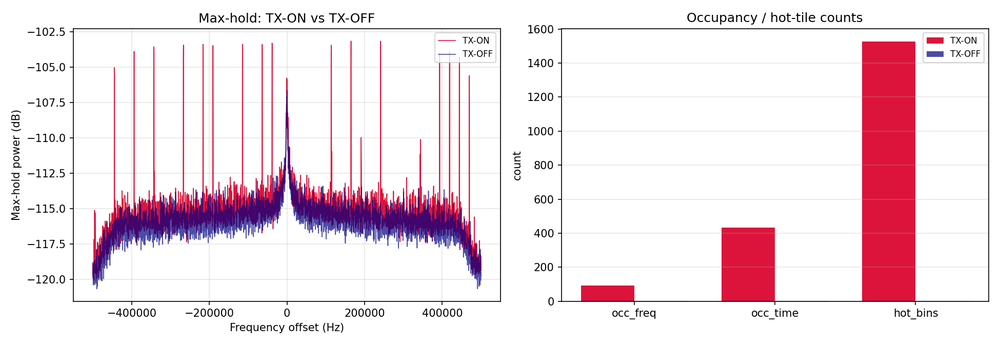
#> input picture hardware/artifacts/lr1121_signal_detected_repeatability_20260604/run1_000358/run1_comparison.png, 1000 x 346 px, shrunk from 1950 x 675 before the run
$ python generate_hw_detection_summary.py
#> lines starting #> are read from the running program, lines starting #| are printed output that depends on the picture
#!/usr/bin/env python3
"""Generate Fig. 6 detection-summary hardware evidence from curated artifacts."""

from __future__ import annotations

import json
from pathlib import Path

import matplotlib

matplotlib.use("Agg")
import matplotlib.image as mpimg
import matplotlib.pyplot as plt
import numpy as np


ROOT = Path(__file__).resolve().parents[3]
PAPER_HW = ROOT / "paper" / "figures" / "hardware"
ART = ROOT / "hardware" / "artifacts" / "lr1121_signal_detected_repeatability_20260604"
RUN1 = ART / "run1_000358"

COMPARISON = RUN1 / "run1_comparison.png"
REPEATABILITY_JSON = ART / "repeatability_summary.json"
OUT_STEM = PAPER_HW / "fig_hw_lrfhss_detection_summary"


plt.rcParams.update(
    {
        "font.family": "serif",
        "font.serif": ["Times New Roman", "Times", "DejaVu Serif"],
        "font.size": 9.0,
        "axes.titlesize": 9.0,
        "axes.labelsize": 8.5,
        "xtick.labelsize": 7.6,
        "ytick.labelsize": 7.6,
        "legend.fontsize": 7.3,
        "figure.dpi": 180,
        "savefig.dpi": 300,
        "savefig.bbox": "tight",
    }
)


def crop_comparison_left(img: np.ndarray) -> np.ndarray:
    h, w = img.shape[:2]
#> h = 346; w = 1000
    return img[52 : h - 10, 0 : int(w * 0.515)]
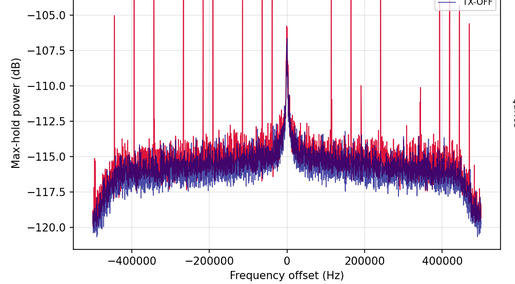
#> returned value: shape (284, 515, 4) float32; mean of channels 0, 1, 2, 3 0.914, 0.863, 0.902, 1; drawn as R, G, B


def add_panel_label(ax, text: str) -> None:
    ax.text(
        0.018,
        0.982,
        text,
        transform=ax.transAxes,
        ha="left",
        va="top",
        fontsize=10.0,
        fontweight="bold",
        bbox=dict(
            facecolor="white",
            edgecolor="0.75",
            linewidth=0.5,
            alpha=0.96,
            boxstyle="round,pad=0.18",
        ),
    )


def load_repeatability():
#> (the run stopped early here; a loop or call above may not have finished)

$ run again, with hardware/artifacts/lr1121_signal_detected_repeatability_20260604/run1_000358/run1_off_maxhold.png copied over hardware/artifacts/lr1121_signal_detected_repeatability_20260604/run1_000358/run1_comparison.png
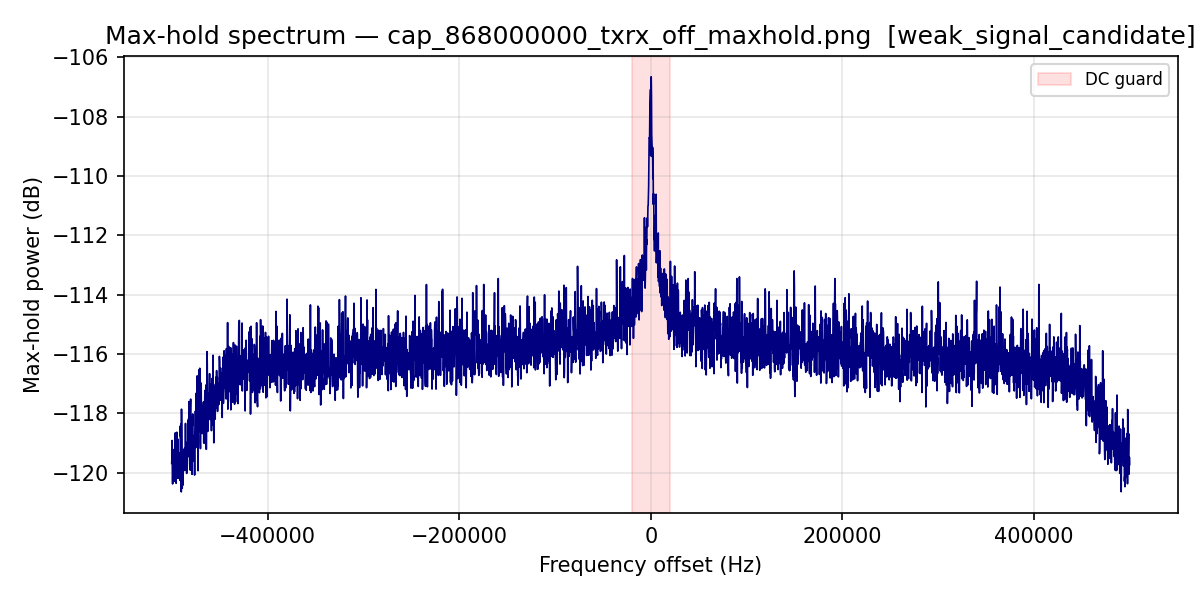
#> input picture hardware/artifacts/lr1121_signal_detected_repeatability_20260604/run1_000358/run1_off_maxhold.png, 1200 x 600 px
#> h = 600; w = 1200
#> in crop_comparison_left, `return img[52 : h - 10, 0 : int(w * 0.515)]`:
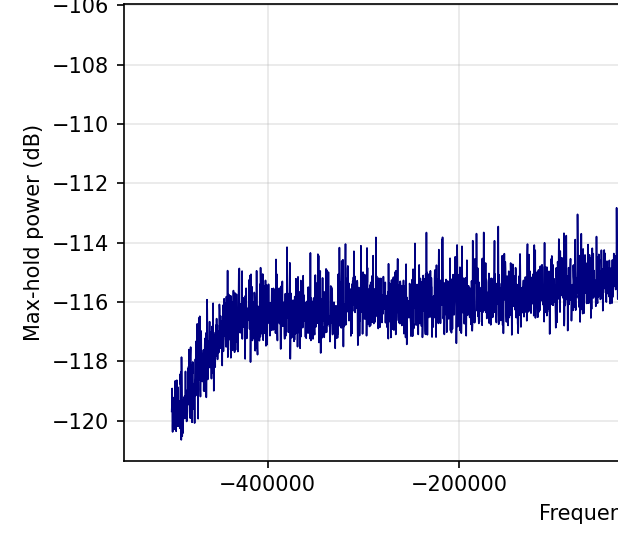
#> returned value: shape (538, 618, 4) float32; mean of channels 0, 1, 2, 3 0.9, 0.9, 0.939, 1; drawn as R, G, B

$ run again, with hardware/artifacts/lr1121_signal_detected_repeatability_20260604/run1_000358/run1_off_maxhold_quick.png copied over hardware/artifacts/lr1121_signal_detected_repeatability_20260604/run1_000358/run1_comparison.png
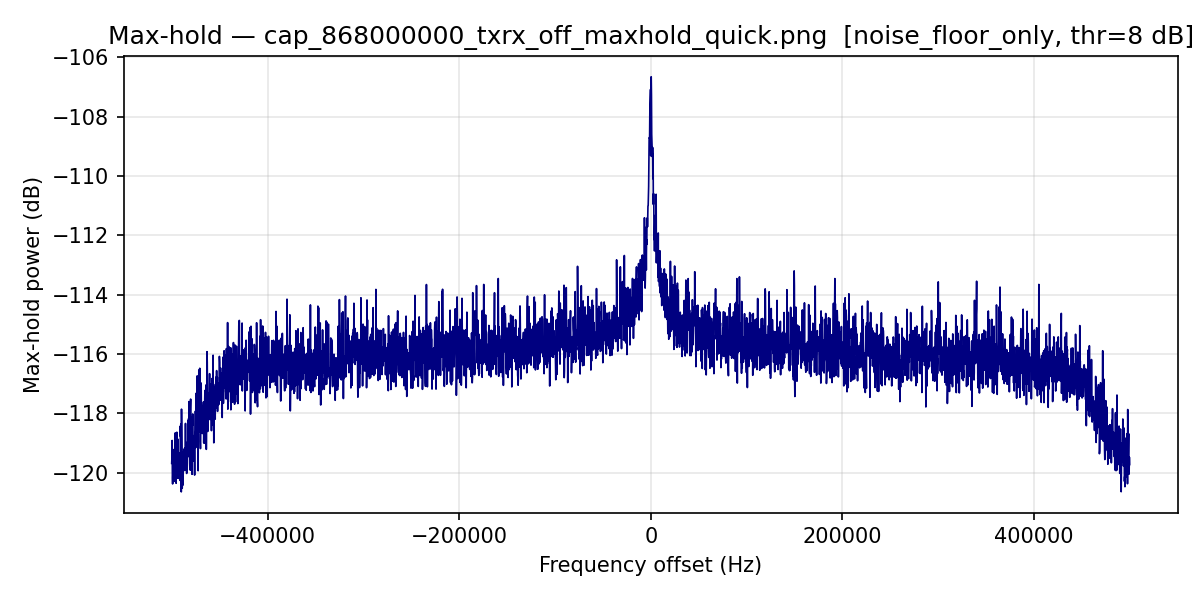
#> input picture hardware/artifacts/lr1121_signal_detected_repeatability_20260604/run1_000358/run1_off_maxhold_quick.png, 1200 x 600 px
#> h = 600; w = 1200
#> in crop_comparison_left, `return img[52 : h - 10, 0 : int(w * 0.515)]`:
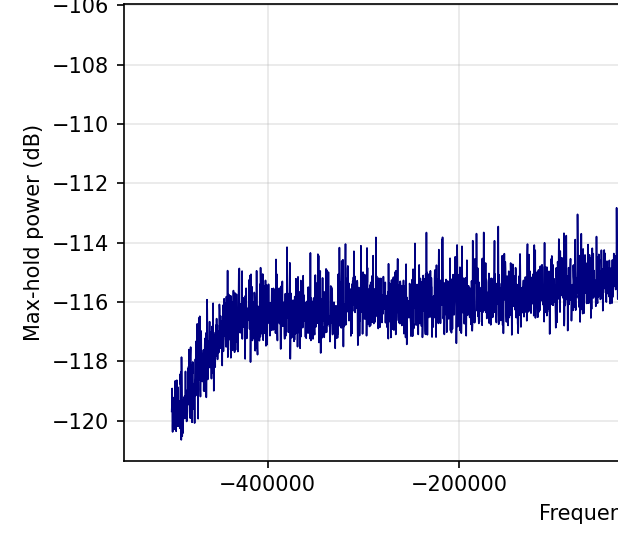
#> returned value: shape (538, 618, 4) float32; mean of channels 0, 1, 2, 3 0.9, 0.9, 0.939, 1; drawn as R, G, B

$ run again, with hardware/artifacts/lr1121_signal_detected_repeatability_20260604/run1_000358/run1_off_waterfall.png copied over hardware/artifacts/lr1121_signal_detected_repeatability_20260604/run1_000358/run1_comparison.png
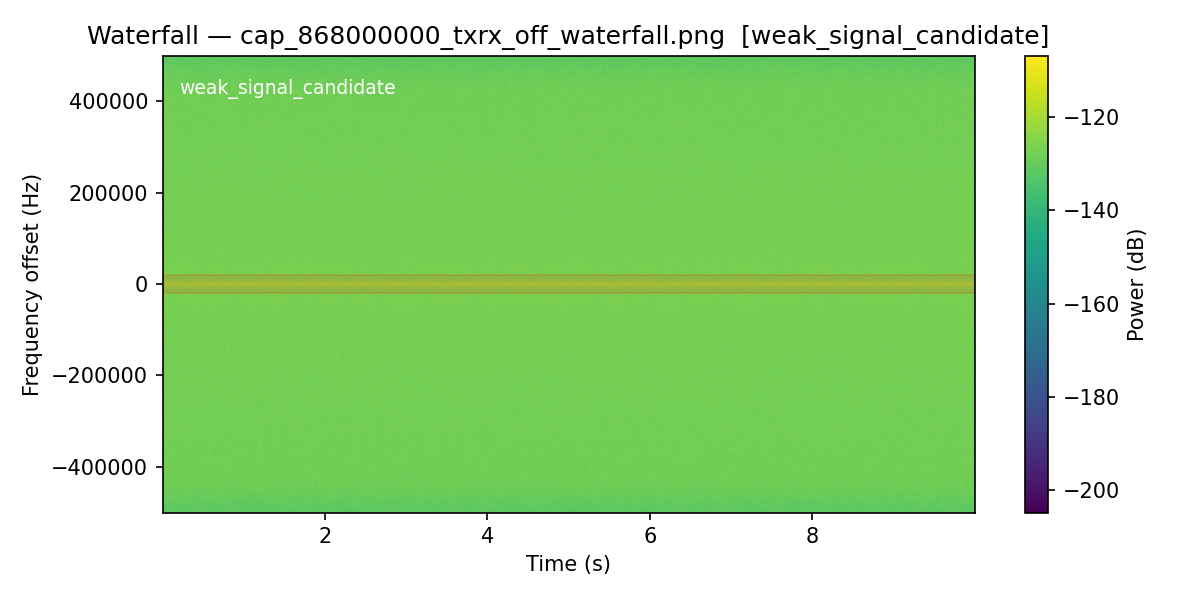
#> input picture hardware/artifacts/lr1121_signal_detected_repeatability_20260604/run1_000358/run1_off_waterfall.png, 1200 x 600 px
#> h = 600; w = 1200
#> in crop_comparison_left, `return img[52 : h - 10, 0 : int(w * 0.515)]`:
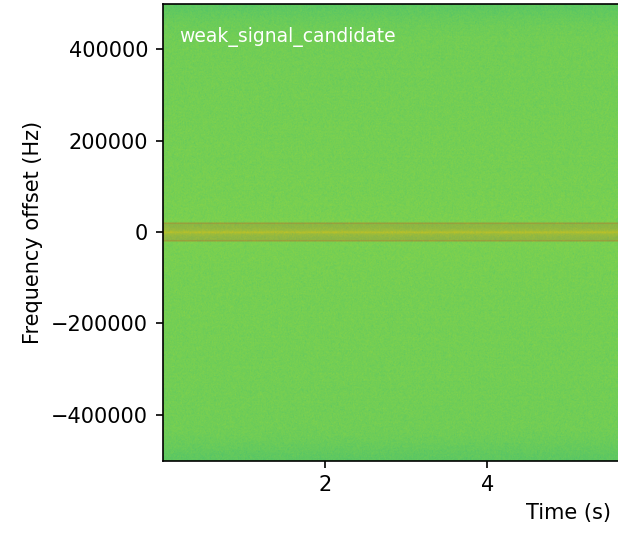
#> returned value: shape (538, 618, 4) float32; mean of channels 0, 1, 2, 3 0.645, 0.86, 0.567, 1; drawn as R, G, B
